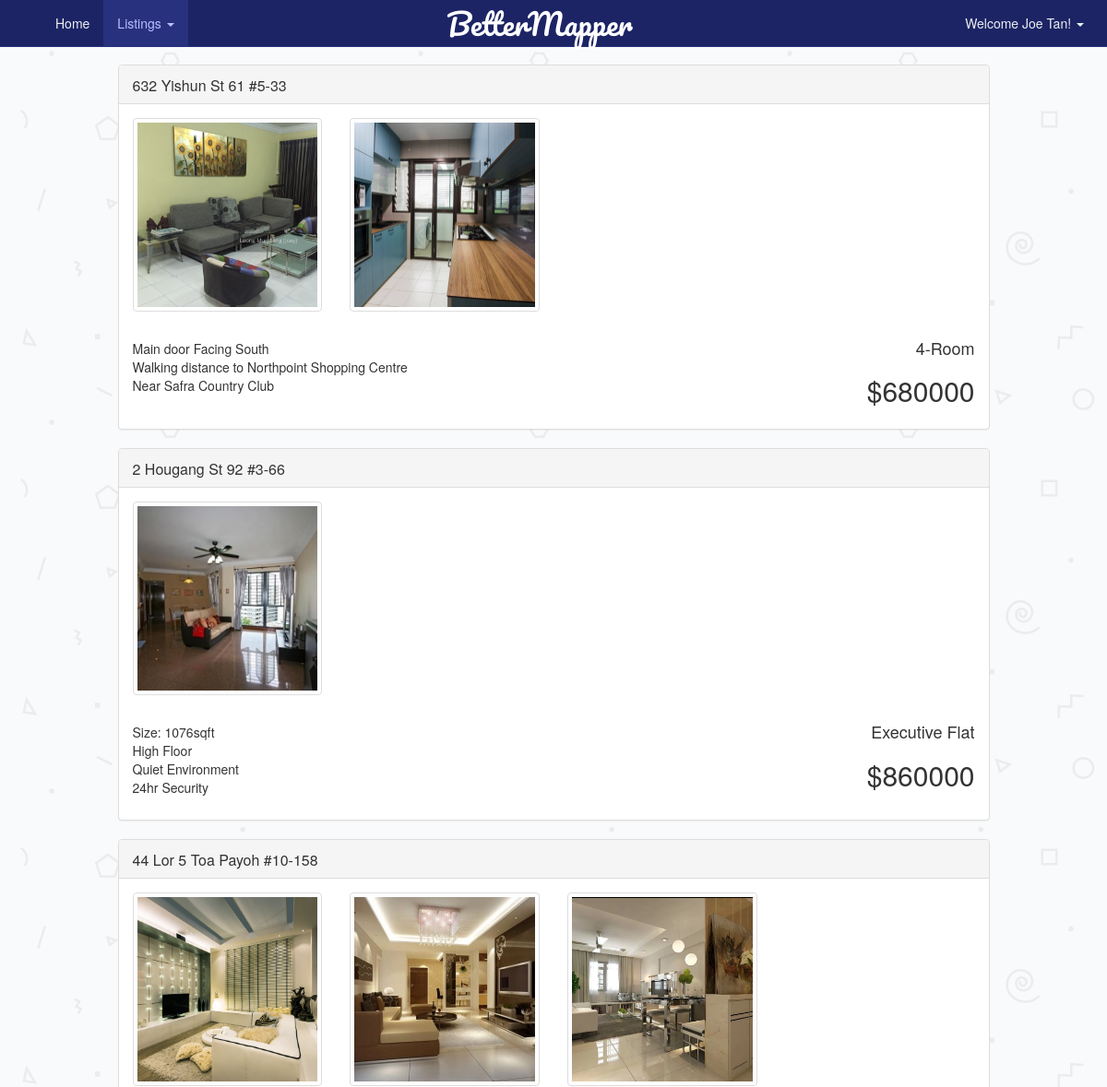
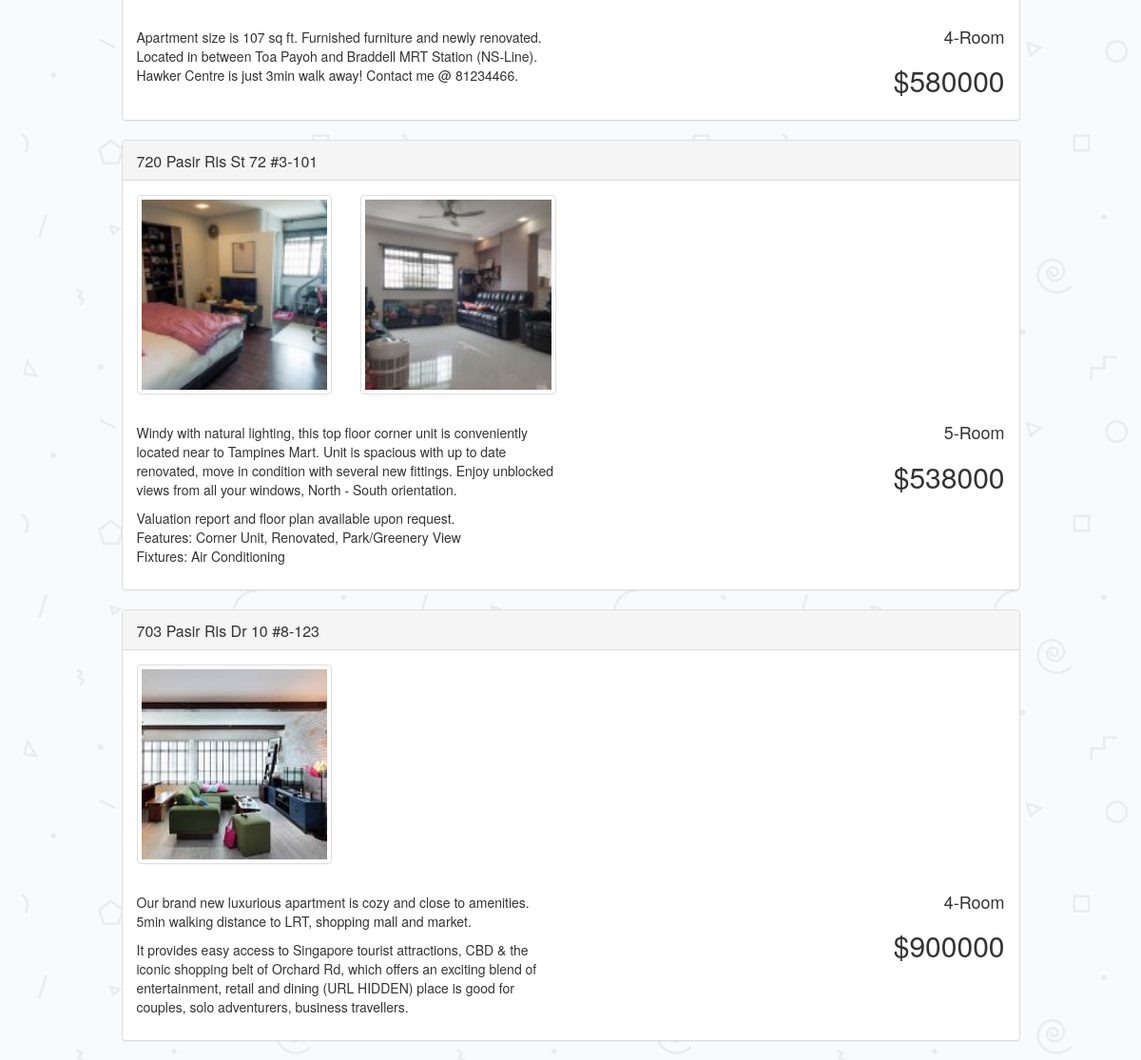
The app's page /listing/viewAll/ (signed in) with its own data (2 pictures, top to bottom).
### listings/models.py (models this page shows, shortened)
class Listing(models.Model):
    user = models.ForeignKey(settings.AUTH_USER_MODEL,
                             on_delete=models.CASCADE)
    block = models.CharField(max_length=5)
    street = models.CharField(max_length=200)
    floor = models.PositiveIntegerField()
    unit = models.CharField(max_length=4)
    postalCode = models.PositiveIntegerField()
    roomType = models.CharField(
        max_length=15, choices=ROOM_TYPES, default='2-Room Flexi')
    latitude = models.FloatField()
    longitude = models.FloatField()
    description = models.TextField(max_length=500)
    askingPrice = models.PositiveIntegerField()
    dateListed = models.TimeField(auto_now=False, auto_now_add=True)
    dateUpdate = models.TimeField(auto_now=True, auto_now_add=False)
    statusClosed = models.BooleanField()

class ListingPicture(models.Model):
    listing = models.ForeignKey(Listing, on_delete=models.CASCADE)
    image = models.ImageField(upload_to=user_directory_path)

### listings/views.py (the view)
# urls.py: url(r'^listing/viewAll/$', listingsView.viewAll, name='viewAllListing'),
def viewAll(request):
    listings_list = Listing.objects.all().order_by('-id')
    paginator = Paginator(listings_list, 5)  # Show 5 listings per page
    page = request.GET.get('page')
    try:
        listings = paginator.page(page)
        listingPictures = ListingPicture.objects.filter(listing__in=listings)
    except PageNotAnInteger:
        listings = paginator.page(1)
        listingPictures = ListingPicture.objects.filter(listing__in=listings)
    except EmptyPage:
        listings = paginator.page(paginator.num_pages)
        listingPictures = ListingPicture.objects.filter(listing__in=listings)
    return render(request, 'listings/viewAllListings.html', {'listings': listings, 'listingPictures': listingPictures})

### static/templates/listings/viewAllListings.html (shortened to what this page needs)
{% extends 'base.html' %}
{% load bootstrap3 %}
{% block content %}
    <div class="row">
        <div class="col-md-1"></div>
        <div class="col-md-10">
            {% if listings %}
                {% for listing in listings %}
                    <div class="panel panel-default">
                        <div class="panel-heading clearfix">
                            <h3 class="panel-title pull-left" style="padding-top:3px;">
                                <a href="/listing/view/{{ listing.id }}">{{ listing.block|title }}
                                    {{ listing.street|title }}
                                    #{{ listing.floor|title }}-{{ listing.unit|title }}</a>
                            </h3>
                        </div>
                        <div class="panel-body" style=" word-wrap: break-word;">
                            <div class="row">
                                {% for pictures in listingPictures %}
                                    {% if pictures.listing_id == listing.id %}
                                        <div class="col-xs-6 col-md-3">
                                            <a href="#" class="thumbnail">
                                                <img style="height:200px; object-fit:cover;" src="{{ pictures.image.url }}"/>
                                            </a>
                                        </div>
                                    {% endif %}
                                {% endfor %}
                            </div>
                            <div class="row">
                                <div class="col-md-6" style=" word-wrap: break-word; ">
                                    <p>{{ listing.description|linebreaks }}</p>
                                </div>
                                <div class="col-md-6" style=" word-wrap: break-word; ">
                                    <h4 class="text-right">{{ listing.roomType }}
                                    </h4>
                                    <h2 class="text-right">${{ listing.askingPrice }}
                                    </h2>
                                </div>
                            </div>
                        </div>
                    </div>
                {% endfor %}
            {% else %}
                <h2>You have no available listings!</h2>
                <a href="/listing/create/" class="btn btn-success" role="button">Create a new listing</a>
            {% endif %}
        </div>
        <div class="col-md-1"></div>
    </div>
{% endblock %}

### static/templates/base.html (shortened to what this page needs)
<!DOCTYPE html>
<html lang="en">
    <head>
        {% load bootstrap3 %}
        {% load static %}
        <link rel="stylesheet" href="{% static 'css/leaflet.css' %}"/>
        <link rel="stylesheet" href="{% static 'css/MarkerCluster.css' %}"/>
        <link rel="stylesheet" href="{% static 'css/MarkerCluster.Default.css' %}"/>
        {% bootstrap_css %}
        <link rel="stylesheet" type="text/css" href="{% static 'css/custom-sidebar.css' %}"/>
        <link rel="stylesheet" type="text/css" href="{% static 'css/custom-nav.css' %}"/>
        <link rel="stylesheet" type="text/css" href="{% static 'css/bootstrap-tour.min.css' %}"/>
        <link rel="stylesheet" href="{% static 'css/bootstrap-slider.min.css' %}"/>
    </head>
    <body>
        <div id="wrapper" class="active">
            <nav class="navbar navbar-default navbar-fixed-top" role="navigation">
                <div class="container-fluid">
                    <div class="navbar-header">
                        <a class="navbar-brand" href="/" style="transform: translateX(-50%); left: 50%; position: absolute; font-family: 'Pacifico', cursive; font-size:32px; color:white;">
                        </a>
                        <div class="navbar-brand" id="navbar-search-toggle" style="margin-left:0px;">
                        </div>
                    </div>
                    <div class="collapse navbar-collapse" id="bs-example-navbar-collapse-1">
                        <ul class="nav navbar-nav">
                            <li id="home">
                                <a href="/">Home</a>
                            </li>
                            {% if user.is_authenticated %}
                                <li id="listing" >
                                    <a href="#" class="dropdown-toggle" data-toggle="dropdown" role="button" id="listing-link" aria-haspopup="true" aria-expanded="false"    >Listings
                                        <span class="caret"></span>
                                    </a>
                                </li>
                            {% endif %}
                        </ul>
                        <ul class="nav navbar-nav navbar-right">
                            {% if user.is_authenticated %}
                                <li style="margin-right:10px;">
                                    <a href="#" class="dropdown-toggle" data-toggle="dropdown" role="button" aria-haspopup="true" aria-expanded="false">Welcome
                                        {{ user.first_name }}
                                        {{ user.last_name }}!
                                        <span class="caret"></span>
                                    </a>
                                </li>
                            {% else %}
                                <a style="margin-right:10px;" class="btn btn-success navbar-btn" href="/account/login/">Login</a>
                            {% endif %}
                        </ul>
                    </div>
                </div>
            </nav>
            <div id="page-content-wrapper">
                <div class="page-content">
                    <div class="container">
                        {% block content %}{% endblock %}
                    </div>
                </div>
            </div>
        </div>
    </body>
</html>

### static/css/custom-sidebar.css (style rules this page uses)
#wrapper { padding-left: 250px; transition: all 0.4s ease 0s; }
#wrapper.active { padding-left: 0; }
#page-content-wrapper { width: 100%; padding-top: 70px; transition: all 0.4s ease 0s; }

### static/css/custom-nav.css (style rules this page uses)
.navbar-default { background-color: #1c2465; border-color: #27317e; }
.navbar-default .navbar-brand { color: #ecf0f1; }
.navbar-default .navbar-nav > li > a { color: #ecf0f1; }
.navbar-default .navbar-nav > .active > a, .navbar-default .navbar-nav > .active > a:hover, .navbar-default .navbar-nav > .active > a:focus { color: #b8c0ff; background-color: #27317e; }
.navbar-default .navbar-collapse, .navbar-default .navbar-form { border-color: #ecf0f1; }

### static/templates/base.html (style rules this page uses)
body { background-image: url("/static/css/bg.png"); background-repeat: repeat; }

### records on screen
Listing: block "632", street "Yishun St 61", floor "5", unit "33", description "Main door Facing South Walking distance to Northpoint Shopping Centre Near Safra Country Club", roomType "4-Room", askingPrice "680000"
ListingPicture: image (picture)
ListingPicture: image (picture)
Listing: block "2", street "Hougang St 92", floor "3", unit "66", description "Size: 1076sqft High Floor Quiet Environment 24hr Security", roomType "Executive Flat", askingPrice "860000"
ListingPicture: image (picture)
Listing: block "44", street "Lor 5 Toa Payoh", floor "10", unit "158", description "Apartment size is 107 sq ft. Furnished furniture and newly renovated. Located in between Toa Payoh and Braddell MRT Station (NS-Line). Hawker Centre is just 3min walk away! Contact me @ 81234466.", roomType "4-Room", askingPrice "580000"
ListingPicture: image (picture)
ListingPicture: image (picture)
ListingPicture: image (picture)
Listing: block "720", street "Pasir Ris St 72", floor "3", unit "101", description "Windy with natural lighting, this top floor corner unit is conveniently located near to Tampines Mart. Unit is spacious with up to date renovated, move in condition with several new fittings. Enjoy unblocked views from all your windows, North - South orientation. Valuation report and floor plan available upon request. Features: Corner Unit, Renovated, Park/Greenery View Fixtures: Air Conditioning", roomType "5-Room", askingPrice "538000"
ListingPicture: image (picture)
ListingPicture: image (picture)
Listing: block "703", street "Pasir Ris Dr 10", floor "8", unit "123", description "Our brand new luxurious apartment is cozy and close to amenities. 5min walking distance to LRT, shopping mall and market. It provides easy access to Singapore tourist attractions, CBD & the iconic shopping belt of Orchard Rd, which offers an exciting blend of entertainment, retail and dining (URL HIDDEN) place is good for couples, solo adventurers, business travellers.", roomType "4-Room", askingPrice "900000"
ListingPicture: image (picture)

### other values on screen
{{ user.first_name }} "Joe"
{{ user.last_name }} "Tan"
